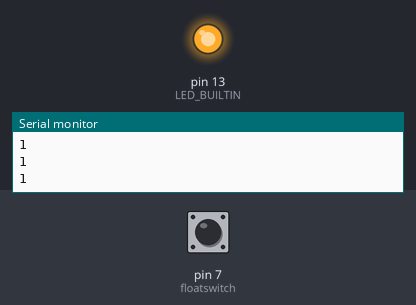
Simulated run of this sketch. Board: Arduino Uno, built with avr-gcc and run on an emulated ATmega328P. Parts: output pins drawn as LEDs (lit = HIGH), the last lines printed to the serial monitor. The inputs (shaded band) are chosen by the test bench; at power-on: pin 7 (floatswitch) HIGH.

Above: at 1.2 s.
1.3 s: pin 7 (floatswitch) pulled LOW for 0.15 s
At 1.4 s:
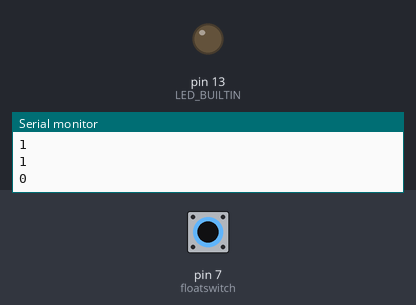
3.0 s: pin 7 (floatswitch) pulled LOW for 3.2 s
At 6.9 s:
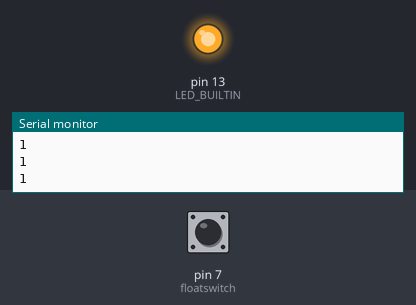
Timing chart, 0 to 8.4 s (numbered marks = the images above; inputs shaded):
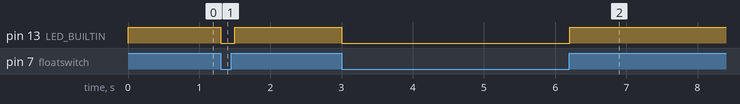

Measured:
- after the input at 1.3 s, pin 13 (LED_BUILTIN): HIGH → LOW at once, → HIGH 0.20 s later
- after the input at 3.0 s, pin 13 (LED_BUILTIN): HIGH → LOW at once, → HIGH 3.2 s later

The sketch:

float.ino
```cpp
int floatswitch = 7;
int button = 8;

void setup() {
  // put your setup code here, to run once:
  pinMode(floatswitch,INPUT_PULLUP);
  pinMode(LED_BUILTIN, OUTPUT);
  pinMode(button, INPUT);
  Serial.begin(115200);
}

void loop() {
  // put your main code here, to run repeatedly:
  int x = digitalRead(floatswitch);
//  int y= digitalRead(button);
  Serial.println(x);
//  Serial.println(y);
  if(x == 0)
   digitalWrite(LED_BUILTIN, LOW);
  else
   digitalWrite(LED_BUILTIN, HIGH);
  delay(100);
}
```
